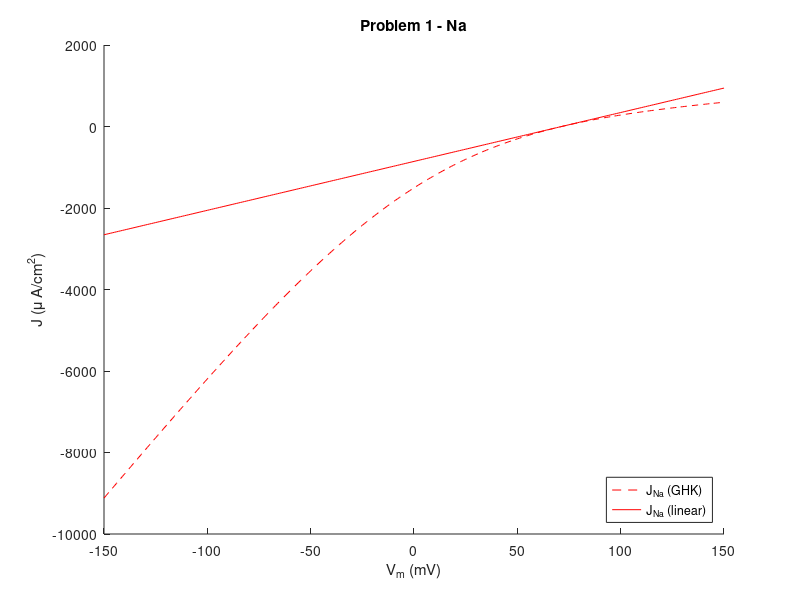
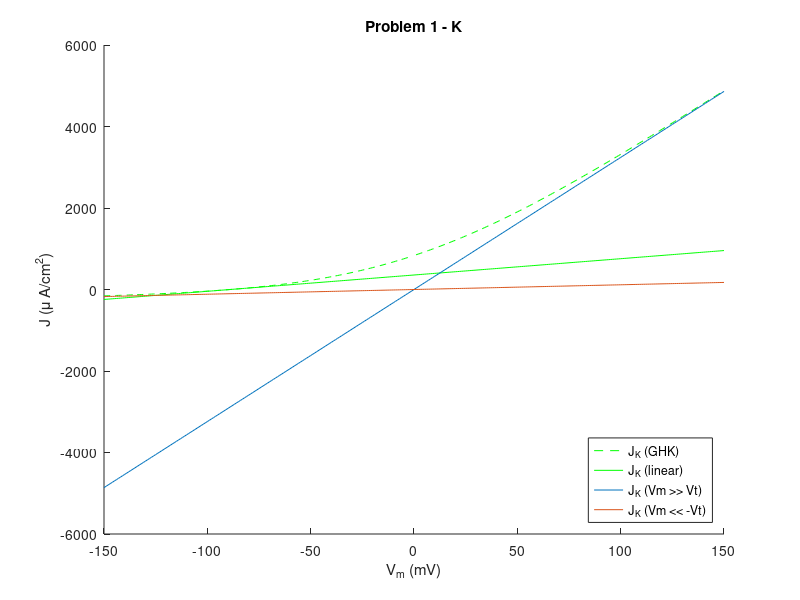
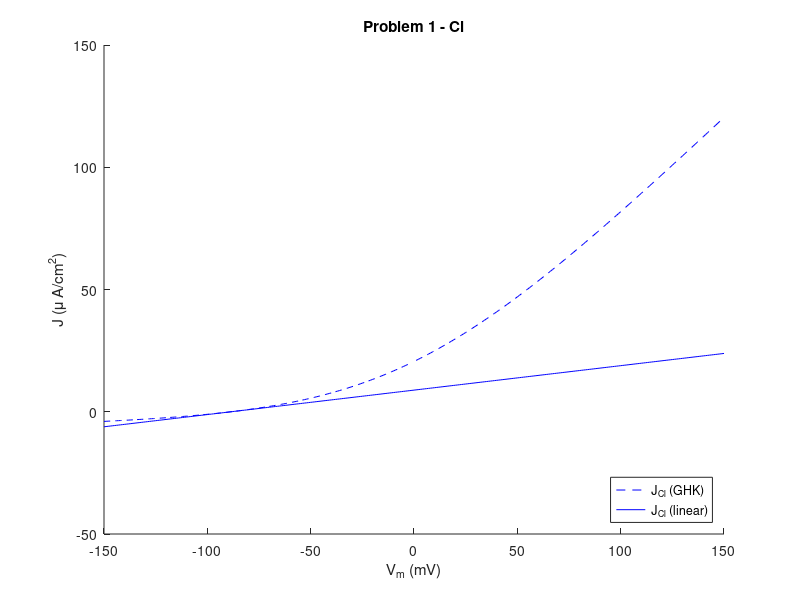
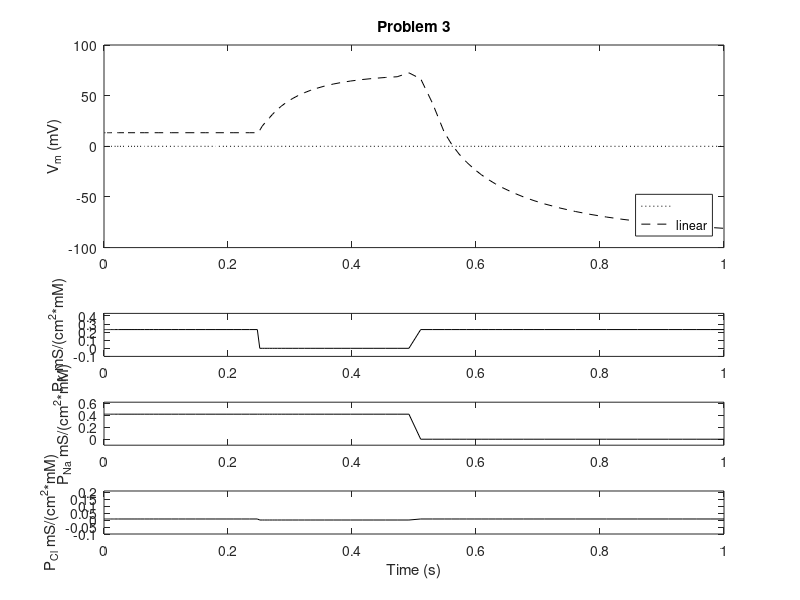

The MATLAB source for these figures, in order:
%% Example code for BGGN 260 Homework 1, Fall 2016
% Questions to anp054@eng.ucsd.edu, juw087@eng.ucsd.edu, or gert@ucsd.edu

%% Setup constants
V_t = 26.7; % thermal voltage, in mV
C_m = 1;    % membrane capacitance, in uF/cm^2

% Free ion concentrations of Na+, K+, and Cl- 
C_Na_o = 145;  % in mM
C_Na_i = 10;
C_K_o  = 5;
C_K_i  = 140;
C_Cl_o = 110;
C_Cl_i = 4;

% Conductances
g_Na = 12; % in mS/cm^2
g_K  = 4;
g_Cl = 0.1;

% Nernst reversal potentials
E_Na = V_t * log(C_Na_o / C_Na_i); % in mV
E_K  = V_t * log(C_K_o  / C_K_i );
E_Cl = V_t * log(C_Cl_i / C_Cl_o); % reversed since Cl is negatively charged

% Permeabilities
P_Na = g_Na * V_t / E_Na * (1 / C_Na_i - 1 / C_Na_o); % in mS/(cm^2*mM)
P_K  = g_K  * V_t / E_K  * (1 / C_K_i  - 1 / C_K_o );
P_Cl =-g_Cl * V_t / E_Cl * (1 / C_Cl_i - 1 / C_Cl_o);


%% Part 1: Linear and nonlinear current approximations %%
V_m = -150:150; % in mV

J_Na_nonlin = (P_Na .* V_m .*(C_Na_i - C_Na_o.* exp(-V_m./V_t)))./(1-exp(- V_m./V_t));  % in uA/cm^2
J_K_nonlin  = (P_K .* V_m .*(C_K_i - C_K_o.* exp(-V_m./V_t)))./(1-exp(- V_m./V_t));
J_Cl_nonlin = (P_Cl .* V_m .*(C_Cl_i - C_Cl_o.* exp(V_m./V_t)))./(1-exp( V_m./V_t));

% Calculate current densities for all V_m
J_Prime_Na_lin = g_Na * (V_m - E_Na);  % in uA/cm^2
J_Prime_K_lin  = g_K  * (V_m - E_K );
J_Prime_Cl_lin = g_Cl * (V_m - E_Cl);

figure();
%plot(V_m, 0*V_m, 'k:');
hold on
% recommended style: linear uses dashes, GHK uses solid lines, same color for the same ions
plot(V_m, J_Na_nonlin, 'r--')
plot(V_m, J_Prime_Na_lin, 'r')
xlabel('V_m (mV)') % V_m in mV as per neuroscience tradition
ylabel('J (\mu A/cm^2)')
title('Problem 1 - Na');
legend('J_{Na} (GHK)', 'J_{Na} (linear)', 'Location', 'SouthEast')
hold off
figure;
hold on;
plot(V_m, J_K_nonlin, 'g--')
plot(V_m, J_Prime_K_lin, 'g')
plot(V_m,(P_K * V_m *C_K_i));
plot(V_m,(P_K * V_m *C_K_o));
xlabel('V_m (mV)') % V_m in mV as per neuroscience tradition
ylabel('J (\mu A/cm^2)')
title('Problem 1 - K');
legend('J_{K} (GHK)', 'J_{K} (linear)','J_{K} (Vm >> Vt)', 'J_{K} (Vm << -Vt)', 'Location', 'SouthEast')
hold off;
figure;
hold on;
plot(V_m, J_Cl_nonlin, 'b--')
plot(V_m, J_Prime_Cl_lin, 'b')
legend('J_{Cl} (GHK)', 'J_{Cl} (linear)', 'Location', 'SouthEast')
xlabel('V_m (mV)') % V_m in mV as per neuroscience tradition
ylabel('J (\mu A/cm^2)')
title('Problem 1 - Cl');
hold off;

%legend('hide')



% figure();
% %plot(V_m, 0*V_m, 'k:');
% hold on
% recommended style: linear uses dashes, GHK uses solid lines, same color for the same ions
% plot(V_m, J_Prime_Na_lin, 'r')
% plot(V_m, J_Prime_K_lin, 'g')
% plot(V_m, J_Prime_Cl_lin, 'b')
% xlabel('V_m (mV)') % V_m in mV as per neuroscience tradition
% ylabel('J (\mu A/cm^2)')
% title('Problem 1');
% %legend('hide')
% legend('J_{Na} (Non-linear)', 'J_K (Non-linear)', 'J_{Cl} (Non-linear)', 'Location', 'SouthEast')
% hold off
%% Part 2: The resting potential %%
% Derive these equations. You will either need to write the equations write in
% Microsoft Word, Latex, or submit a hard copy of hand-written derivations.

% Computing the resting potentials, in mV
V_r_GHK = V_t*log((P_Na*C_Na_o + P_K*C_K_o + P_Cl*C_Cl_i) / (P_Na*C_Na_i + P_K*C_K_i + P_Cl*C_Cl_o));
fprintf("The Resting potential using GHK is %f .",V_r_GHK);
V_r_lin = (g_Na*E_Na + g_K*E_K + g_Cl*E_Cl)/(g_Na + g_K + g_Cl);
fprintf("The Resting potential using Linear approximation is %f .",V_r_lin);
%% Part 3: GHK membrane dynamics %%

%Non-Linear case

% Na+ is active only during first 500 ms
p_Na_t = @(t) P_Na * (t <= 0.5);
% K+ is active during first 250 ms and last 500 ms
p_K_t  = @(t) P_K  * ((t <= 0.25) + (t >= 0.5));
% Cl- is active during first 250 ms and last 500 ms
p_Cl_t = @(t) P_Cl * ((t <= 0.25) + (t >= 0.5));

% Time derivative of V_m, as a function of t and V_m
dVmdt_GHK = @(t,V_m) -1/C_m * (p_Na_t(t).* V_m .* (C_Na_i - C_Na_o .* exp(- V_m / V_t))./(1 - exp(- V_m./V_t))+ p_K_t(t) .* V_m .* (C_K_i - C_K_o .* exp(- V_m / V_t))./(1 - exp(- V_m./V_t)) + p_Cl_t(t) .* V_m .* (C_Cl_i - C_Cl_o .* exp( V_m / V_t))./(1 - exp( V_m./V_t))); 
[t_nonlin, V_m_nonlin] = ode45(dVmdt_GHK, [0 1], V_r_GHK);
figure;

subplot(2,1,1) % top 1/2 panel, V_m
plot(t_nonlin, 0*t_nonlin, 'k:');
hold on
plot(t_nonlin, V_m_nonlin, 'k--') 
ylabel('V_m (mV)')
legend('', 'linear', 'Location', 'SouthEast');
title('Problem 3');
hold off

subplot(6,1,4) % bottom 4/6 panel, g_K
plot(t_nonlin, p_K_t(t_nonlin), 'k');
ylim([-0.1, P_K+0.2]);
ylabel('P_K mS/(cm^2*mM)');

subplot(6,1,5) % bottom 5/6 panel, g_Na
plot(t_nonlin, p_Na_t(t_nonlin), 'k');
ylim([-0.1, P_Na+0.2]);
ylabel('P_{Na} mS/(cm^2*mM)');

subplot(6,1,6) % bottom 6/6 panel, g_Cl
plot(t_nonlin, p_Cl_t(t_nonlin), 'k');
ylim([-0.1, P_Cl+0.2]);
ylabel('P_{Cl} mS/(cm^2*mM)');

xlabel('Time (s)')

% Linear case

% Na+ is active only during first 500 ms
g_Na_t = @(t) g_Na * (t <= 0.5);
% K+ is active during first 250 ms and last 500 ms
g_K_t  = @(t) g_K  * ((t <= 0.25) + (t >= 0.5));
% Cl- is active during first 250 ms and last 500 ms
g_Cl_t = @(t) g_Cl * ((t <= 0.25) + (t >= 0.5));

% Time derivative of V_m, as a function of t and V_m
dVmdt_lin = @(t,V_m) -1/C_m * (g_Na_t(t)*(V_m-E_Na) + g_K_t(t)*(V_m-E_K) + g_Cl_t(t)*(V_m-E_Cl));
[t_lin, V_m_lin] = ode45(dVmdt_lin, [0 1], V_r_lin);

% Plotting
figure;

subplot(2,1,1) % top 1/2 panel, V_m
plot(t_lin, 0*t_lin, 'k:');
hold on
plot(t_lin, V_m_lin, 'k--') 
ylabel('V_m (mV)')
legend('', 'linear', 'Location', 'SouthEast');
title('Problem 3');
hold off

subplot(6,1,4) % bottom 4/6 panel, g_K
plot(t_lin, g_K_t(t_lin), 'k');
ylim([-0.1, g_K+0.2]);
ylabel('g_K (mS/cm^2)');

subplot(6,1,5) % bottom 5/6 panel, g_Na
plot(t_lin, g_Na_t(t_lin), 'k');
ylim([-0.1, g_Na+0.2]);
ylabel('g_{Na} (mS/cm^2)');

subplot(6,1,6) % bottom 6/6 panel, g_Cl
plot(t_lin, g_Cl_t(t_lin), 'k');
ylim([-0.1, g_Cl+0.2]);
ylabel('g_{Cl} (mS/cm^2)');

xlabel('Time (s)')

Dk=1.3*10^-5;
Dna=1.9*10^-5;
r=5*10^-8;
F=9.649 * 10^4;
n=1;
yk = (2.*pi.*Dk.*r.*1.*F.*n);
yNa = (2.*pi.*Dna.*r.*1.*F.*n);

%Problem 5

J_K_Mod = @(n)(P_K.*V_m .*(2.*pi.*Dk.*r.*1.*F.*n).*(C_K_i - (C_K_o .* (exp(-V_m./V_t)))) )./ (((2.*pi.*Dk.*r.*1.*F.*n).*(1-(exp(-V_m./V_t))))+(P_K.*V_m.*(1+(exp(-V_m./V_t)))));%Zk = 1;
J_Na_Mod = @(n)(P_Na.*V_m .*(2.*pi.*Dna.*r.*1.*F.*n).*(C_Na_i - (C_Na_o .* (exp(-V_m./V_t)))) )./ (((2.*pi.*Dna.*r.*1.*F.*n).*(1-(exp(-V_m./V_t))))+(P_Na.*V_m.*(1+(exp(-V_m./V_t)))));%Zk = 1;

figure();

hold on;

plot(V_m,J_K_Mod(1),'g');
plot(V_m,J_Na_Mod(1),'g');


plot(V_m,J_K_Mod(0.1),'r--');
plot(V_m,J_Na_Mod(0.1),'g--');

plot(V_m,J_K_Mod(10),'r:');
plot(V_m,J_Na_Mod(10),'g:');
plot(V_m,J_K_Mod(5),'r-.');
plot(V_m,J_Na_Mod(5),'g-.');
title('Problem 5 - GHK and GHK modified with n = 1,0.1,10')
xlabel('V_m (mV)') % V_m in mV as per neuroscience tradition
ylabel('Jk (\mu A/cm^2)')
legend('J K Mod(1)', 'J Na Mod(1)','J K Mod(0.1)','J Na Mod(0.1)','J K Mod(10)','J Na Mod(10)', 'J K Mod(5)','J Na Mod(5)', 'Location', 'SouthEast')
hold off










